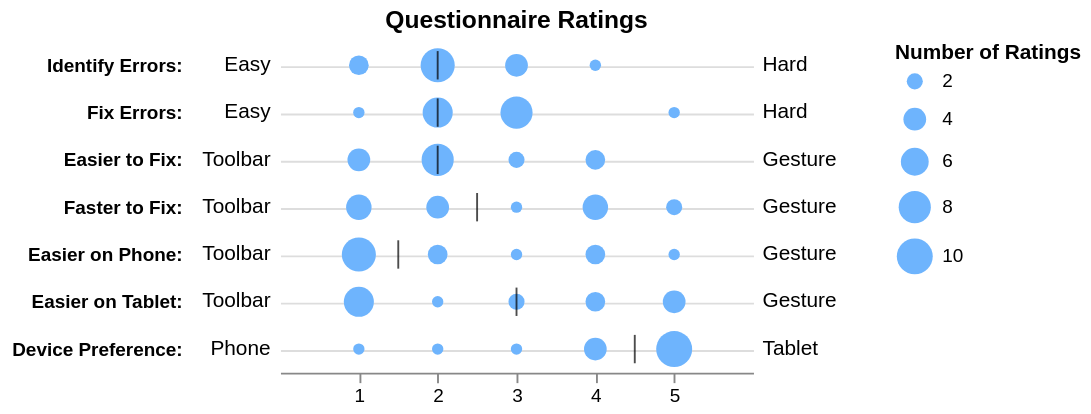

Describe this chart as a Vega-Lite specification.
### Vega specification from a JSON file in a GitHub repository (floating-point values rounded to 4 significant figures; data arrays with more than 128 entries replaced by an {"elided": "..."} marker saying what was removed)
{"$schema": "https://vega.github.io/schema/vega/v5.json", "description": "Likert Scale Ratings Distributions and Medians. (Figure 9 from @jhoffswell and @zcliu's ['Interactive Repair of Tables Extracted from PDF Documents on Mobile Devices'](https://idl.cs.washington.edu/files/2019-InteractiveTableRepair-CHI.pdf))", "background": "white", "padding": 5, "width": 250, "height": 175, "title": {"text": "Questionnaire Ratings", "frame": "group"}, "style": "cell", "encode": {"update": {"stroke": {"value": null}}}, "data": [{"name": "medians", "values": [{"name": "Identify Errors:", "median": 2.0, "lo": "Easy", "hi": "Hard"}, {"name": "Fix Errors:", "median": 2, "lo": "Easy", "hi": "Hard"}, {"name": "Easier to Fix:", "median": 2.0, "lo": "Toolbar", "hi": "Gesture"}, {"name": "Faster to Fix:", "median": 2.5, "lo": "Toolbar", "hi": "Gesture"}, {"name": "Easier on Phone:", "median": 1.5, "lo": "Toolbar", "hi": "Gesture"}, {"name": "Easier on Tablet:", "median": 3.0, "lo": "Toolbar", "hi": "Gesture"}, {"name": "Device Preference:", "median": 4.5, "lo": "Phone", "hi": "Tablet"}]}, {"name": "values", "values": {"elided": "170 records"}}, {"name": "data_0", "source": "medians", "transform": [{"type": "filter", "expr": "isValid(datum[\"median\"]) && isFinite(+datum[\"median\"])"}]}, {"name": "data_1", "source": "values", "transform": [{"type": "filter", "expr": "datum.name != 'Toolbar_First'"}, {"type": "filter", "expr": "datum.name != 'Tablet_First'"}, {"type": "filter", "expr": "datum.name != 'Participant ID'"}, {"type": "aggregate", "groupby": ["name", "value"], "ops": ["count"], "fields": [null], "as": ["__count"]}, {"type": "filter", "expr": "isValid(datum[\"value\"]) && isFinite(+datum[\"value\"])"}]}], "marks": [{"name": "layer_0_marks", "type": "symbol", "style": ["circle"], "from": {"data": "data_1"}, "encode": {"update": {"fill": {"value": "#6EB4FD"}, "ariaRoleDescription": {"value": "circle"}, "description": {"signal": "\"name: \" + (isValid(datum[\"name\"]) ? datum[\"name\"] : \"\"+datum[\"name\"]) + \"; value: \" + (format(datum[\"value\"], \"\")) + \"; Number of Ratings: \" + (format(datum[\"__count\"], \"\"))"}, "x": {"scale": "x", "field": "value"}, "y": {"scale": "y", "field": "name"}, "size": {"scale": "size", "field": "__count"}, "shape": {"value": "circle"}}}}, {"name": "layer_1_marks", "type": "rect", "style": ["tick"], "from": {"data": "data_0"}, "encode": {"update": {"opacity": {"value": 0.7}, "fill": {"value": "black"}, "ariaRoleDescription": {"value": "tick"}, "description": {"signal": "\"name: \" + (isValid(datum[\"name\"]) ? datum[\"name\"] : \"\"+datum[\"name\"]) + \"; median: \" + (format(datum[\"median\"], \"\"))"}, "xc": {"scale": "x", "field": "median"}, "yc": {"scale": "y", "field": "name"}, "height": {"value": 15}, "width": {"value": 1}}}}, {"name": "layer_2_marks", "type": "text", "style": ["text"], "from": {"data": "medians"}, "encode": {"update": {"align": {"value": "right"}, "fill": {"value": "black"}, "description": {"signal": "\"name: \" + (isValid(datum[\"name\"]) ? datum[\"name\"] : \"\"+datum[\"name\"]) + \"; lo: \" + (isValid(datum[\"lo\"]) ? datum[\"lo\"] : \"\"+datum[\"lo\"])"}, "x": {"value": -5}, "y": {"scale": "y", "field": "name"}, "text": {"signal": "isValid(datum[\"lo\"]) ? datum[\"lo\"] : \"\"+datum[\"lo\"]"}, "baseline": {"value": "middle"}}}}, {"name": "layer_3_marks", "type": "text", "style": ["text"], "from": {"data": "medians"}, "encode": {"update": {"align": {"value": "left"}, "fill": {"value": "black"}, "description": {"signal": "\"name: \" + (isValid(datum[\"name\"]) ? datum[\"name\"] : \"\"+datum[\"name\"]) + \"; hi: \" + (isValid(datum[\"hi\"]) ? datum[\"hi\"] : \"\"+datum[\"hi\"])"}, "x": {"value": 255}, "y": {"scale": "y", "field": "name"}, "text": {"signal": "isValid(datum[\"hi\"]) ? datum[\"hi\"] : \"\"+datum[\"hi\"]"}, "baseline": {"value": "middle"}}}}], "scales": [{"name": "x", "type": "linear", "domain": [0, 6], "range": [0, {"signal": "width"}], "nice": true, "zero": true}, {"name": "y", "type": "point", "domain": {"fields": [{"data": "data_1", "field": "name"}, {"data": "data_0", "field": "name"}, {"data": "medians", "field": "name"}]}, "range": [0, {"signal": "height"}], "padding": 0.5}, {"name": "size", "type": "linear", "domain": {"data": "data_1", "field": "__count"}, "range": [0, 361], "zero": true}], "axes": [{"scale": "y", "orient": "left", "grid": true, "offset": 50, "gridScale": "x", "domain": false, "labels": false, "aria": false, "maxExtent": 0, "minExtent": 0, "ticks": false, "zindex": 0}, {"scale": "x", "orient": "bottom", "grid": false, "values": [1, 2, 3, 4, 5], "labelFlush": true, "labelOverlap": true, "zindex": 0}, {"scale": "y", "orient": "left", "grid": false, "domain": false, "labelFontWeight": "bold", "offset": 50, "ticks": false, "zindex": 0}], "legends": [{"offset": 75, "title": "Number of Ratings", "size": "size", "symbolType": "circle", "encode": {"symbols": {"update": {"fill": {"value": "#6EB4FD"}, "stroke": {"value": "transparent"}}}}}], "config": {"projection": {"type": "equalEarth"}}}
